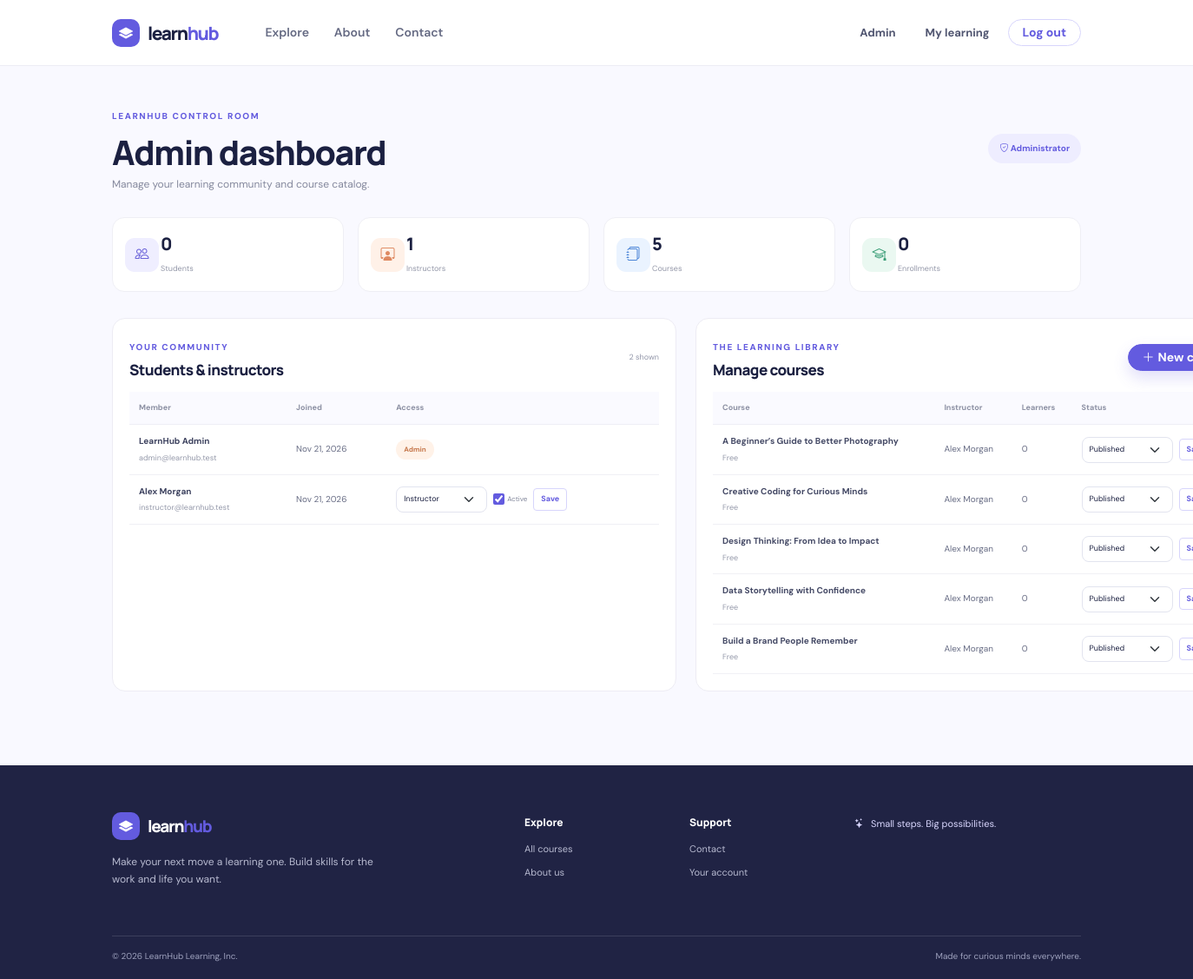
/admin.php (signed in), run on the app's committed database.
### tables this page shows
CREATE TABLE IF NOT EXISTS users (
    id BIGINT UNSIGNED AUTO_INCREMENT PRIMARY KEY,
    name VARCHAR(120) NOT NULL,
    email VARCHAR(190) NOT NULL UNIQUE,
    mobile VARCHAR(24) NULL,
    password_hash VARCHAR(255) NOT NULL,
    role ENUM('student', 'instructor', 'admin') NOT NULL DEFAULT 'student',
    bio TEXT NULL,
    avatar_url VARCHAR(500) NULL,
    is_active TINYINT(1) NOT NULL DEFAULT 1,
    created_at TIMESTAMP NOT NULL DEFAULT CURRENT_TIMESTAMP,
    updated_at TIMESTAMP NOT NULL DEFAULT CURRENT_TIMESTAMP ON UPDATE CURRENT_TIMESTAMP,
    INDEX idx_users_role (role),
    INDEX idx_users_active (is_active)
);

CREATE TABLE IF NOT EXISTS courses (
    id BIGINT UNSIGNED AUTO_INCREMENT PRIMARY KEY,
    instructor_id BIGINT UNSIGNED NOT NULL,
    category_id BIGINT UNSIGNED NOT NULL,
    title VARCHAR(180) NOT NULL,
    slug VARCHAR(210) NOT NULL UNIQUE,
    short_description VARCHAR(300) NOT NULL,
    description TEXT NOT NULL,
    image_url VARCHAR(500) NULL,
    price DECIMAL(10, 2) NOT NULL DEFAULT 0.00,
    level ENUM('beginner', 'intermediate', 'advanced') NOT NULL DEFAULT 'beginner',
    rating DECIMAL(3, 2) NOT NULL DEFAULT 5.00,
    status ENUM('draft', 'published') NOT NULL DEFAULT 'draft',
    created_at TIMESTAMP NOT NULL DEFAULT CURRENT_TIMESTAMP,
    updated_at TIMESTAMP NOT NULL DEFAULT CURRENT_TIMESTAMP ON UPDATE CURRENT_TIMESTAMP,
    CONSTRAINT fk_courses_instructor FOREIGN KEY (instructor_id) REFERENCES users(id) ON DELETE RESTRICT,
    CONSTRAINT fk_courses_category FOREIGN KEY (category_id) REFERENCES categories(id) ON DELETE RESTRICT,
    INDEX idx_courses_status_category (status, category_id),
    INDEX idx_courses_level (level),
    FULLTEXT INDEX ft_courses_search (title, short_description, description)
);

### functions.php (called while the page is built, shortened)
<?php
function e(?string $value): string
{
    return htmlspecialchars($value ?? '', ENT_QUOTES | ENT_SUBSTITUTE, 'UTF-8');
}
function url(string $path = ''): string
{
    return BASE_URL . ($path !== '' ? '/' . ltrim($path, '/') : '');
}
function current_user(): ?array
{
    return $_SESSION['user'] ?? null;
}
function format_price(int|float|string|null $price): string
{
    $amount = (float) ($price ?? 0);
    return $amount <= 0 ? 'Free' : '$' . number_format($amount, 2);
}

### admin.php (the view, shortened to what this page needs)
<?php
require_once __DIR__ . '/includes/functions.php';
$pdo = db();
$stats = $pdo->query(
    'SELECT (SELECT COUNT(*) FROM users WHERE role = "student") AS students,
            (SELECT COUNT(*) FROM users WHERE role = "instructor") AS instructors,
            (SELECT COUNT(*) FROM courses) AS courses,
            (SELECT COUNT(*) FROM enrollments) AS enrollments'
)->fetch();
$users = $pdo->query('SELECT id, name, email, role, is_active, created_at FROM users ORDER BY created_at DESC LIMIT 100')->fetchAll();
$courses = $pdo->query(
    'SELECT co.id, co.title, co.status, co.price, u.name AS instructor_name,
            (SELECT COUNT(*) FROM enrollments en WHERE en.course_id = co.id) AS student_count
     FROM courses co INNER JOIN users u ON u.id = co.instructor_id ORDER BY co.created_at DESC LIMIT 100'
)->fetchAll();
require __DIR__ . '/includes/header.php';
?>
<section class="dashboard-section admin-section"><div class="container"><div class="dashboard-welcome"><div><span class="section-kicker">LEARNHUB CONTROL ROOM</span><h1>Admin dashboard</h1><p>Manage your learning community and course catalog.</p></div><span class="admin-chip"><i class="bi bi-shield-check"></i> Administrator</span></div>
    <div class="row g-3 dashboard-stats"><div class="col-6 col-lg-3"><div class="stat-card"><span class="stat-icon stat-violet"><i class="bi bi-people"></i></span><strong><?= (int) $stats['students'] ?></strong><small>Students</small></div></div><div class="col-6 col-lg-3"><div class="stat-card"><span class="stat-icon stat-peach"><i class="bi bi-person-workspace"></i></span><strong><?= (int) $stats['instructors'] ?></strong><small>Instructors</small></div></div><div class="col-6 col-lg-3"><div class="stat-card"><span class="stat-icon stat-blue"><i class="bi bi-journals"></i></span><strong><?= (int) $stats['courses'] ?></strong><small>Courses</small></div></div><div class="col-6 col-lg-3"><div class="stat-card"><span class="stat-icon stat-green"><i class="bi bi-mortarboard"></i></span><strong><?= (int) $stats['enrollments'] ?></strong><small>Enrollments</small></div></div></div>
    <div class="admin-content-grid"><div class="admin-panel" id="people"><div class="admin-panel-heading"><div><span class="section-kicker">YOUR COMMUNITY</span><h2>Students & instructors</h2></div><span class="admin-count"><?= count($users) ?> shown</span></div><div class="table-responsive"><table class="table admin-table align-middle"><thead><tr><th>Member</th><th>Joined</th><th>Access</th></tr></thead><tbody><?php foreach ($users as $member): ?><tr><td><strong><?= e($member['name']) ?></strong><small><?= e($member['email']) ?></small></td><td><?= e(date('M j, Y', strtotime($member['created_at']))) ?></td><td><?php if ($member['role'] === 'admin'): ?><span class="role-badge admin">Admin</span><?php else: ?><form method="post" class="user-role-form"><?= csrf_field() ?><input type="hidden" name="action" value="user"><input type="hidden" name="user_id" value="<?= (int) $member['id'] ?>"><select class="form-select form-select-sm" name="role" aria-label="Role for <?= e($member['name']) ?>"><option value="student" <?= $member['role'] === 'student' ? 'selected' : '' ?>>Student</option><option value="instructor" <?= $member['role'] === 'instructor' ? 'selected' : '' ?>>Instructor</option></select><label class="active-toggle"><input type="checkbox" name="is_active" value="1" <?= (int) $member['is_active'] ? 'checked' : '' ?>> Active</label><button class="btn btn-sm btn-outline-primary" type="submit">Save</button></form><?php endif; ?></td></tr><?php endforeach; ?></tbody></table></div></div>
    <div class="admin-panel" id="courses"><div class="admin-panel-heading"><div><span class="section-kicker">THE LEARNING LIBRARY</span><h2>Manage courses</h2></div><button class="btn btn-primary btn-sm rounded-pill px-3" type="button" data-bs-toggle="collapse" data-bs-target="#createCourse"><i class="bi bi-plus-lg me-1"></i>New course</button></div><div class="table-responsive"><table class="table admin-table align-middle"><thead><tr><th>Course</th><th>Instructor</th><th>Learners</th><th>Status</th></tr></thead><tbody><?php foreach ($courses as $course): ?><tr><td><a class="admin-course-link" href="<?= e(url('course.php?id=' . (int) $course['id'])) ?>"><?= e($course['title']) ?></a><small><?= e(format_price($course['price'])) ?></small></td><td><?= e($course['instructor_name']) ?></td><td><?= (int) $course['student_count'] ?></td><td><form method="post" class="course-status-form"><select name="status" class="form-select form-select-sm" aria-label="Status for <?= e($course['title']) ?>"><option value="published" <?= $course['status'] === 'published' ? 'selected' : '' ?>>Published</option></select><button class="btn btn-sm btn-outline-primary" type="submit">Save</button></form></td></tr><?php endforeach; ?></tbody></table></div></div></div></div></section>
<?php require __DIR__ . '/includes/footer.php'; ?>

### header.php (shortened to what this page needs)
<?php
$activePage = $activePage ?? '';
$navUser = current_user();
?>
<!doctype html>
<html lang="en">
<head>
    <link href="https://cdn.jsdelivr.net/npm/bootstrap@5.3.3/dist/css/bootstrap.min.css" rel="stylesheet">
    <link href="https://cdn.jsdelivr.net/npm/bootstrap-icons@1.11.3/font/bootstrap-icons.min.css" rel="stylesheet">
    <link href="<?= e(url('assets/css/style.css')) ?>" rel="stylesheet">
</head>
<body>
<nav class="navbar navbar-expand-lg navbar-light site-navbar sticky-top">
    <div class="container">
        <a class="navbar-brand brand-mark" href="<?= e(url('index.php')) ?>"><span class="brand-icon"><i class="bi bi-layers-fill"></i></span>learn<span>hub</span></a>
        <div class="collapse navbar-collapse" id="mainNav">
            <ul class="navbar-nav me-auto ms-lg-4">
                <li class="nav-item"><a class="nav-link <?= $activePage === 'courses' ? 'active' : '' ?>" href="<?= e(url('courses.php')) ?>">Explore</a></li>
                <li class="nav-item"><a class="nav-link <?= $activePage === 'about' ? 'active' : '' ?>" href="<?= e(url('about.php')) ?>">About</a></li>
                <li class="nav-item"><a class="nav-link <?= $activePage === 'contact' ? 'active' : '' ?>" href="<?= e(url('contact.php')) ?>">Contact</a></li>
            </ul>
            <div class="d-flex align-items-center gap-2 nav-actions">
                <?php if ($navUser): ?>
                    <?php if ($navUser['role'] === 'admin'): ?><a class="btn btn-link text-decoration-none nav-admin-link" href="<?= e(url('admin.php')) ?>">Admin</a><?php endif; ?>
                    <a class="btn btn-link text-decoration-none nav-admin-link" href="<?= e(url('dashboard.php')) ?>">My learning</a>
                    <form action="<?= e(url('logout.php')) ?>" method="post" class="m-0"><?= csrf_field() ?><button class="btn btn-outline-primary btn-sm rounded-pill px-3" type="submit">Log out</button></form>
                <?php else: ?>
                    <a class="btn btn-link text-decoration-none nav-admin-link" href="<?= e(url('login.php')) ?>">Log in</a>
                    <a class="btn btn-primary rounded-pill px-4" href="<?= e(url('register.php')) ?>">Join for free <i class="bi bi-arrow-right ms-1"></i></a>
                <?php endif; ?>
            </div>
        </div>
    </div>
</nav>
<main>

### footer.php (shortened to what this page needs)
</main>
<footer class="site-footer">
    <div class="container">
        <div class="row gy-4 align-items-start">
            <div class="col-lg-5">
                <a class="navbar-brand brand-mark text-white" href="<?= e(url('index.php')) ?>"><span class="brand-icon"><i class="bi bi-layers-fill"></i></span>learn<span>hub</span></a>
                <p class="footer-copy mt-3">Make your next move a learning one. Build skills for the work and life you want.</p>
            </div>
            <div class="col-6 col-lg-2"><h6>Explore</h6><a href="<?= e(url('courses.php')) ?>">All courses</a><a href="<?= e(url('about.php')) ?>">About us</a></div>
            <div class="col-6 col-lg-2"><h6>Support</h6><a href="<?= e(url('contact.php')) ?>">Contact</a><a href="<?= e(url('login.php')) ?>">Your account</a></div>
            <div class="col-lg-3"><span class="footer-note"><i class="bi bi-stars me-2"></i>Small steps. Big possibilities.</span></div>
        </div>
        <div class="footer-bottom"><span>© <?= date('Y') ?> LearnHub Learning, Inc.</span><span>Made for curious minds everywhere.</span></div>
    </div>
</footer>
</body>
</html>

### data on the page
users: name "LearnHub Admin", email "admin@learnhub.test", created_at "Nov 21, 2026", role "Admin"
users: name "Alex Morgan", email "instructor@learnhub.test", created_at "Nov 21, 2026", role "Instructor", is_active "☑"
courses: title "A Beginner’s Guide to Better Photography", price "Free", instructor.name "Alex Morgan", student_count "0", status "Published"
courses: title "Creative Coding for Curious Minds", price "Free", instructor.name "Alex Morgan", student_count "0", status "Published"
courses: title "Design Thinking: From Idea to Impact", price "Free", instructor.name "Alex Morgan", student_count "0", status "Published"
courses: title "Data Storytelling with Confidence", price "Free", instructor.name "Alex Morgan", student_count "0", status "Published"
courses: title "Build a Brand People Remember", price "Free", instructor.name "Alex Morgan", student_count "0", status "Published"

### other printed values
$stats['students'] "0"
$stats['instructors'] "1"
$stats['courses'] "5"
$stats['enrollments'] "0"
count($users) "2"
